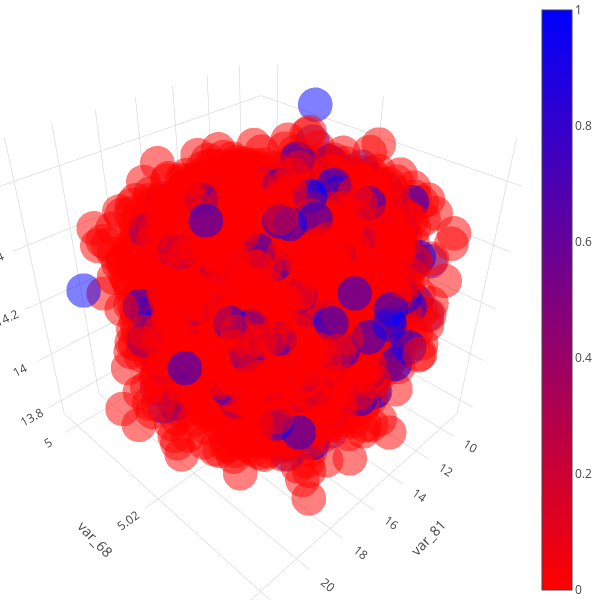

This figure's notebook cell:
### Code cell
# The result
plotly.offline.iplot(fig)

### Figure 1 — Plotly figure (JSON) as saved in the notebook; plotly's stock layout.template omitted (floating-point values rounded to 4 significant figures; data arrays with more than 128 entries replaced by an {"elided": "..."} marker saying what was removed)
{"data": [{"marker": {"color": {"elided": "10000 int values"}, "colorscale": [[0.0, "red"], [1.0, "blue"]], "opacity": 0.5, "showscale": true, "size": 12}, "mode": "markers", "type": "scatter3d", "uid": "dfa8fb2c-096b-4237-a7e9-1132d674e192", "x": {"elided": "10000 float values"}, "y": {"elided": "10000 float values"}, "z": {"elided": "10000 float values"}}], "layout": {"height": 600, "margin": {"b": 0, "l": 0, "r": 0, "t": 0}, "scene": {"xaxis": {"title": {"text": "var_81"}}, "yaxis": {"title": {"text": "var_68"}}, "zaxis": {"title": {"text": "var_108"}}}, "width": 600}}
